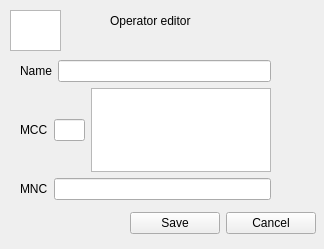
<?xml version="1.0" encoding="UTF-8"?>
<ui version="4.0">
 <class>OperatorEditor</class>
 <widget class="QWidget" name="OperatorEditor">
  <property name="geometry">
   <rect>
    <x>0</x>
    <y>0</y>
    <width>324</width>
    <height>249</height>
   </rect>
  </property>
  <property name="windowTitle">
   <string>Form</string>
  </property>
  <widget class="QLabel" name="label">
   <property name="geometry">
    <rect>
     <x>110</x>
     <y>10</y>
     <width>121</width>
     <height>21</height>
    </rect>
   </property>
   <property name="text">
    <string>Operator editor</string>
   </property>
  </widget>
  <widget class="QGraphicsView" name="operatorIcon">
   <property name="geometry">
    <rect>
     <x>10</x>
     <y>10</y>
     <width>51</width>
     <height>41</height>
    </rect>
   </property>
  </widget>
  <widget class="QWidget" name="">
   <property name="geometry">
    <rect>
     <x>130</x>
     <y>210</y>
     <width>186</width>
     <height>27</height>
    </rect>
   </property>
   <layout class="QHBoxLayout" name="horizontalLayout_6">
    <item>
     <widget class="QPushButton" name="savePB">
      <property name="text">
       <string>Save</string>
      </property>
     </widget>
    </item>
    <item>
     <widget class="QPushButton" name="pushButton_2">
      <property name="text">
       <string>Cancel</string>
      </property>
     </widget>
    </item>
   </layout>
  </widget>
  <widget class="QWidget" name="">
   <property name="geometry">
    <rect>
     <x>20</x>
     <y>60</y>
     <width>251</width>
     <height>140</height>
    </rect>
   </property>
   <layout class="QVBoxLayout" name="verticalLayout">
    <item>
     <layout class="QHBoxLayout" name="horizontalLayout">
      <item>
       <widget class="QLabel" name="label_2">
        <property name="text">
         <string>Name</string>
        </property>
       </widget>
      </item>
      <item>
       <widget class="QLineEdit" name="operatorName"/>
      </item>
     </layout>
    </item>
    <item>
     <layout class="QHBoxLayout" name="horizontalLayout_4">
      <item>
       <layout class="QHBoxLayout" name="horizontalLayout_2">
        <item>
         <widget class="QLabel" name="label_3">
          <property name="text">
           <string>MCC</string>
          </property>
         </widget>
        </item>
        <item>
         <widget class="QLineEdit" name="mcc"/>
        </item>
       </layout>
      </item>
      <item>
       <widget class="QGraphicsView" name="countryIcon"/>
      </item>
     </layout>
    </item>
    <item>
     <layout class="QHBoxLayout" name="horizontalLayout_5">
      <item>
       <widget class="QLabel" name="label_5">
        <property name="text">
         <string>MNC</string>
        </property>
       </widget>
      </item>
      <item>
       <widget class="QLineEdit" name="mnc"/>
      </item>
     </layout>
    </item>
   </layout>
  </widget>
 </widget>
 <resources/>
 <connections/>
</ui>
